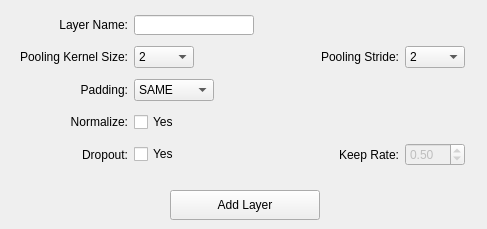
          <widget class="QWidget" name="tabMaxPooling">
           <attribute name="title">
            <string>Max Pooling</string>
           </attribute>
           <widget class="QWidget" name="gridLayoutWidget_3">
            <property name="geometry">
             <rect>
              <x>17</x>
              <y>10</y>
              <width>461</width>
              <height>161</height>
             </rect>
            </property>
            <layout class="QGridLayout" name="grdPool">
             <item row="5" column="2">
              <widget class="QLabel" name="hlpPoolDropout">
               <property name="sizePolicy">
                <sizepolicy hsizetype="Fixed" vsizetype="Preferred">
                 <horstretch>0</horstretch>
                 <verstretch>0</verstretch>
                </sizepolicy>
               </property>
               <property name="toolTip">
                <string>&lt;html&gt;&lt;head/&gt;&lt;body&gt;&lt;p&gt;Dropout is a regularization technique used to reduce overfitting and spread responsibility across neurons. Typically, during training certain weights will hold high importance, whilst others will have little significance. Dropout adds a probability chance to drop certain neurons so the network trains more evenly.&lt;/p&gt;&lt;/body&gt;&lt;/html&gt;</string>
               </property>
               <property name="text">
                <string/>
               </property>
               <property name="pixmap">
                <pixmap>Icons/help.png</pixmap>
               </property>
              </widget>
             </item>
             <item row="5" column="4">
              <widget class="QLabel" name="lblPoolKeepRate">
               <property name="text">
                <string>Keep Rate:</string>
               </property>
               <property name="alignment">
                <set>Qt::AlignRight|Qt::AlignTrailing|Qt::AlignVCenter</set>
               </property>
              </widget>
             </item>
             <item row="3" column="2">
              <widget class="QLabel" name="hlpPoolPadding">
               <property name="sizePolicy">
                <sizepolicy hsizetype="Fixed" vsizetype="Preferred">
                 <horstretch>0</horstretch>
                 <verstretch>0</verstretch>
                </sizepolicy>
               </property>
               <property name="toolTip">
                <string>&lt;html&gt;&lt;head/&gt;&lt;body&gt;&lt;p&gt;SAME = Padded with zeros (the input size remains the same after convolution).&lt;/p&gt;&lt;p&gt;VALID = No padding. The input size is reduced by an amount dictated by the pooling kernel size (shrinks by kernel size - 1).&lt;/p&gt;&lt;/body&gt;&lt;/html&gt;</string>
               </property>
               <property name="text">
                <string/>
               </property>
               <property name="pixmap">
                <pixmap>Icons/help.png</pixmap>
               </property>
              </widget>
             </item>
             <item row="3" column="1">
              <widget class="QComboBox" name="cbxPoolPadding">
               <property name="sizePolicy">
                <sizepolicy hsizetype="Fixed" vsizetype="Fixed">
                 <horstretch>0</horstretch>
                 <verstretch>0</verstretch>
                </sizepolicy>
               </property>
               <property name="maximumSize">
                <size>
                 <width>80</width>
                 <height>16777215</height>
                </size>
               </property>
               <item>
                <property name="text">
                 <string>SAME</string>
                </property>
               </item>
               <item>
                <property name="text">
                 <string>VALID</string>
                </property>
               </item>
              </widget>
             </item>
             <item row="3" column="0">
              <widget class="QLabel" name="lblPoolPadding">
               <property name="text">
                <string>Padding:</string>
               </property>
               <property name="alignment">
                <set>Qt::AlignRight|Qt::AlignTrailing|Qt::AlignVCenter</set>
               </property>
              </widget>
             </item>
             <item row="1" column="2">
              <widget class="QLabel" name="hlpPoolKernelSize">
               <property name="sizePolicy">
                <sizepolicy hsizetype="Fixed" vsizetype="Preferred">
                 <horstretch>0</horstretch>
                 <verstretch>0</verstretch>
                </sizepolicy>
               </property>
               <property name="toolTip">
                <string>&lt;html&gt;&lt;head/&gt;&lt;body&gt;&lt;p&gt;The size of the moving window used during Pooling. Typically a 2x2 kernel size is used.&lt;/p&gt;&lt;/body&gt;&lt;/html&gt;</string>
               </property>
               <property name="text">
                <string/>
               </property>
               <property name="pixmap">
                <pixmap>Icons/help.png</pixmap>
               </property>
              </widget>
             </item>
             <item row="5" column="0">
              <widget class="QLabel" name="lblPoolDropout">
               <property name="text">
                <string>Dropout:</string>
               </property>
               <property name="alignment">
                <set>Qt::AlignRight|Qt::AlignTrailing|Qt::AlignVCenter</set>
               </property>
              </widget>
             </item>
             <item row="1" column="3">
              <spacer name="horizontalSpacer">
               <property name="orientation">
                <enum>Qt::Horizontal</enum>
               </property>
               <property name="sizeType">
                <enum>QSizePolicy::Fixed</enum>
               </property>
               <property name="sizeHint" stdset="0">
                <size>
                 <width>15</width>
                 <height>20</height>
                </size>
               </property>
              </spacer>
             </item>
             <item row="4" column="0">
              <widget class="QLabel" name="lblPoolNorm">
               <property name="enabled">
                <bool>true</bool>
               </property>
               <property name="text">
                <string>Normalize:</string>
               </property>
               <property name="alignment">
                <set>Qt::AlignRight|Qt::AlignTrailing|Qt::AlignVCenter</set>
               </property>
              </widget>
             </item>
             <item row="1" column="0">
              <widget class="QLabel" name="lblPoolKernelSize">
               <property name="text">
                <string>Pooling Kernel Size:</string>
               </property>
               <property name="alignment">
                <set>Qt::AlignRight|Qt::AlignTrailing|Qt::AlignVCenter</set>
               </property>
              </widget>
             </item>
             <item row="4" column="2">
              <widget class="QLabel" name="hlpPoolNorm">
               <property name="sizePolicy">
                <sizepolicy hsizetype="Fixed" vsizetype="Preferred">
                 <horstretch>0</horstretch>
                 <verstretch>0</verstretch>
                </sizepolicy>
               </property>
               <property name="toolTip">
                <string>&lt;html&gt;&lt;head/&gt;&lt;body&gt;&lt;p&gt;Perform Local Response Normalization on Pooling Layer.&lt;/p&gt;&lt;/body&gt;&lt;/html&gt;</string>
               </property>
               <property name="text">
                <string/>
               </property>
               <property name="pixmap">
                <pixmap>Icons/help.png</pixmap>
               </property>
              </widget>
             </item>
             <item row="4" column="1">
              <widget class="QCheckBox" name="chkPoolNorm">
               <property name="text">
                <string>Yes</string>
               </property>
              </widget>
             </item>
             <item row="5" column="1">
              <widget class="QCheckBox" name="chkPoolDropout">
               <property name="text">
                <string>Yes</string>
               </property>
              </widget>
             </item>
             <item row="5" column="6">
              <widget class="QLabel" name="hlpPoolKeepRate">
               <property name="sizePolicy">
                <sizepolicy hsizetype="Fixed" vsizetype="Preferred">
                 <horstretch>0</horstretch>
                 <verstretch>0</verstretch>
                </sizepolicy>
               </property>
               <property name="toolTip">
                <string>&lt;html&gt;&lt;head/&gt;&lt;body&gt;&lt;p&gt;Probability of keeping a neuron when performing dropout. This value is between 0 and 1 where 1 means no chance of dropping a neuron.&lt;/p&gt;&lt;p&gt;Range: 0.01 - 1.00&lt;/p&gt;&lt;/body&gt;&lt;/html&gt;</string>
               </property>
               <property name="text">
                <string/>
               </property>
               <property name="pixmap">
                <pixmap>Icons/help.png</pixmap>
               </property>
              </widget>
             </item>
             <item row="0" column="0">
              <widget class="QLabel" name="lblPoolName">
               <property name="text">
                <string>Layer Name:</string>
               </property>
               <property name="alignment">
                <set>Qt::AlignRight|Qt::AlignTrailing|Qt::AlignVCenter</set>
               </property>
              </widget>
             </item>
             <item row="0" column="1">
              <widget class="QLineEdit" name="txtPoolName">
               <property name="minimumSize">
                <size>
                 <width>120</width>
                 <height>20</height>
                </size>
               </property>
               <property name="maximumSize">
                <size>
                 <width>120</width>
                 <height>20</height>
                </size>
               </property>
              </widget>
             </item>
             <item row="1" column="4">
              <widget class="QLabel" name="lblPoolStride">
               <property name="text">
                <string>Pooling Stride:</string>
               </property>
               <property name="alignment">
                <set>Qt::AlignRight|Qt::AlignTrailing|Qt::AlignVCenter</set>
               </property>
              </widget>
             </item>
             <item row="1" column="5">
              <widget class="QComboBox" name="cbxPoolStride">
               <property name="sizePolicy">
                <sizepolicy hsizetype="Fixed" vsizetype="Fixed">
                 <horstretch>0</horstretch>
                 <verstretch>0</verstretch>
                </sizepolicy>
               </property>
               <property name="minimumSize">
                <size>
                 <width>60</width>
                 <height>0</height>
                </size>
               </property>
               <property name="maximumSize">
                <size>
                 <width>60</width>
                 <height>16777215</height>
                </size>
               </property>
               <item>
                <property name="text">
                 <string>2</string>
                </property>
               </item>
               <item>
                <property name="text">
                 <string>3</string>
                </property>
               </item>
              </widget>
             </item>
             <item row="1" column="6">
              <widget class="QLabel" name="hlpPoolStride">
               <property name="sizePolicy">
                <sizepolicy hsizetype="Fixed" vsizetype="Preferred">
                 <horstretch>0</horstretch>
                 <verstretch>0</verstretch>
                </sizepolicy>
               </property>
               <property name="toolTip">
                <string>&lt;html&gt;&lt;head/&gt;&lt;body&gt;&lt;p&gt;How many pixels the pooling moving window jumps at each iteration of pooling. Typically, a stride of 2 is used (down samples the image by a factor of 2). Due to the small size of images in available data sets, a stride of 3 is the max value. MNIST = 28x28, CIFAR10 = 32x32, Prima = 64x64.&lt;/p&gt;&lt;/body&gt;&lt;/html&gt;</string>
               </property>
               <property name="text">
                <string/>
               </property>
               <property name="pixmap">
                <pixmap>Icons/help.png</pixmap>
               </property>
              </widget>
             </item>
             <item row="5" column="5">
              <widget class="QDoubleSpinBox" name="spnPoolKeepRate">
               <property name="enabled">
                <bool>false</bool>
               </property>
               <property name="minimum">
                <double>0.010000000000000</double>
               </property>
               <property name="maximum">
                <double>1.000000000000000</double>
               </property>
               <property name="singleStep">
                <double>0.050000000000000</double>
               </property>
               <property name="value">
                <double>0.500000000000000</double>
               </property>
              </widget>
             </item>
             <item row="1" column="1">
              <widget class="QComboBox" name="cbxPoolKernelSize">
               <property name="sizePolicy">
                <sizepolicy hsizetype="Fixed" vsizetype="Fixed">
                 <horstretch>0</horstretch>
                 <verstretch>0</verstretch>
                </sizepolicy>
               </property>
               <property name="minimumSize">
                <size>
                 <width>60</width>
                 <height>0</height>
                </size>
               </property>
               <property name="maximumSize">
                <size>
                 <width>60</width>
                 <height>16777215</height>
                </size>
               </property>
               <item>
                <property name="text">
                 <string>2</string>
                </property>
               </item>
               <item>
                <property name="text">
                 <string>3</string>
                </property>
               </item>
               <item>
                <property name="text">
                 <string>4</string>
                </property>
               </item>
               <item>
                <property name="text">
                 <string>5</string>
                </property>
               </item>
              </widget>
             </item>
            </layout>
           </widget>
           <widget class="QPushButton" name="btnAddMaxPool">
            <property name="geometry">
             <rect>
              <x>170</x>
              <y>190</y>
              <width>150</width>
              <height>30</height>
             </rect>
            </property>
            <property name="minimumSize">
             <size>
              <width>150</width>
              <height>30</height>
             </size>
            </property>
            <property name="maximumSize">
             <size>
              <width>150</width>
              <height>30</height>
             </size>
            </property>
            <property name="text">
             <string>Add Layer</string>
            </property>
           </widget>
          </widget>
